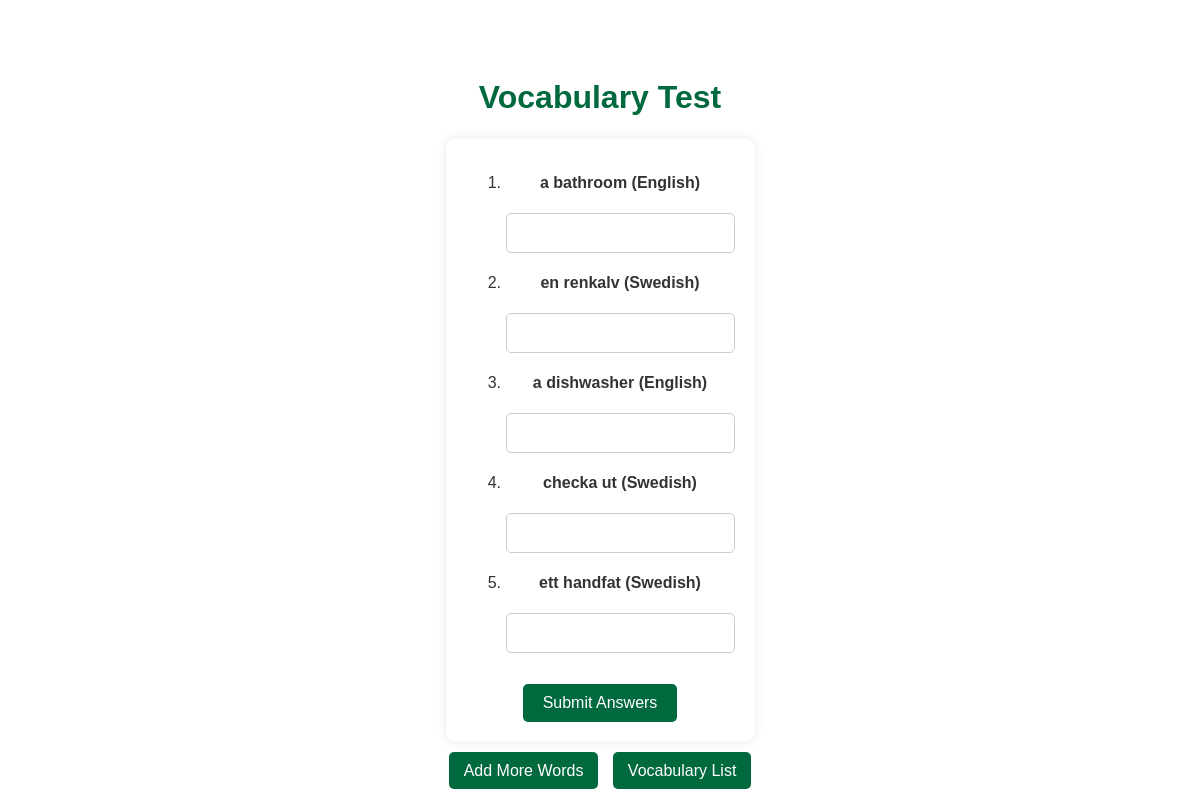
/test, run on the app's committed database.
### tables this page shows
CREATE TABLE vocabulary (
                id INTEGER PRIMARY KEY AUTOINCREMENT,
                swedish_word TEXT NOT NULL,
                german_word TEXT NOT NULL
            );

### app.py (the view)
@app.route('/test')
def test():
    with sqlite3.connect('database.db') as conn:
        cursor = conn.cursor()
        cursor.execute('SELECT * FROM vocabulary ORDER BY RANDOM() LIMIT 5')
        words = cursor.fetchall()
    return render_template('test.html', words=words, random=random)

### templates/test.html (shortened to what this page needs)
<!DOCTYPE html>
<html lang="en">
<head>
    <link rel="stylesheet" href="{{ url_for('static', filename='style.css') }}">
</head>
<body>
    <h1>Vocabulary Test</h1>
    <form action="{{ url_for('submit_answers') }}" method="post">
        <ol>
        {% for word in words %}
            {% set language = random.choice(['swedish', 'german']) %}
            {% if language == 'swedish' %}
                <li>
                    <p><strong>{{ word[1] }} (Swedish)</strong></p>
                    <input type="text" name="answers[]" required>
                </li>
            {% else %}
                <li>
                    <p><strong>{{ word[2] }} (English)</strong></p>
                    <input type="text" name="answers[]" required>
                </li>
            {% endif %}
        {% endfor %}
        </ol>
        <button type="submit">Submit Answers</button>
    </form>
    <nav>
        <a href="{{ url_for('index') }}">Add More Words</a>
        <a href="{{ url_for('vocabulary') }}">Vocabulary List</a>
    </nav>
</body>
</html>

### static/style.css (style rules this page uses)
body { font-family: Arial, sans-serif; background: url('/static/Images/SwedishHut.jpg') no-repeat center center fixed; background-size: cover; color: #333; text-align: center; padding-top: 50px; }
h1 { color: #00693e; }
form { display: inline-block; background: rgba(255, 255, 255, 0.8); padding: 20px; border-radius: 10px; box-shadow: 0 0 10px rgba(0, 0, 0, 0.1); }
input[type="text"] { font-size: 16px; padding: 10px; margin: 5px 0; border: 1px solid #ccc; border-radius: 5px; width: calc(100% - 22px); }
button { padding: 10px 20px; font-size: 16px; color: #fff; background-color: #00693e; border: none; border-radius: 5px; cursor: pointer; margin-top: 10px; }
nav { margin-top: 20px; }
nav a { text-decoration: none; padding: 10px 15px; background-color: #00693e; color: #fff; border-radius: 5px; margin: 0 5px; }

### data on the page
vocabulary: german_word "a bathroom"
vocabulary: swedish_word "en renkalv"
vocabulary: german_word "a dishwasher"
vocabulary: swedish_word "checka ut"
vocabulary: swedish_word "ett handfat"
